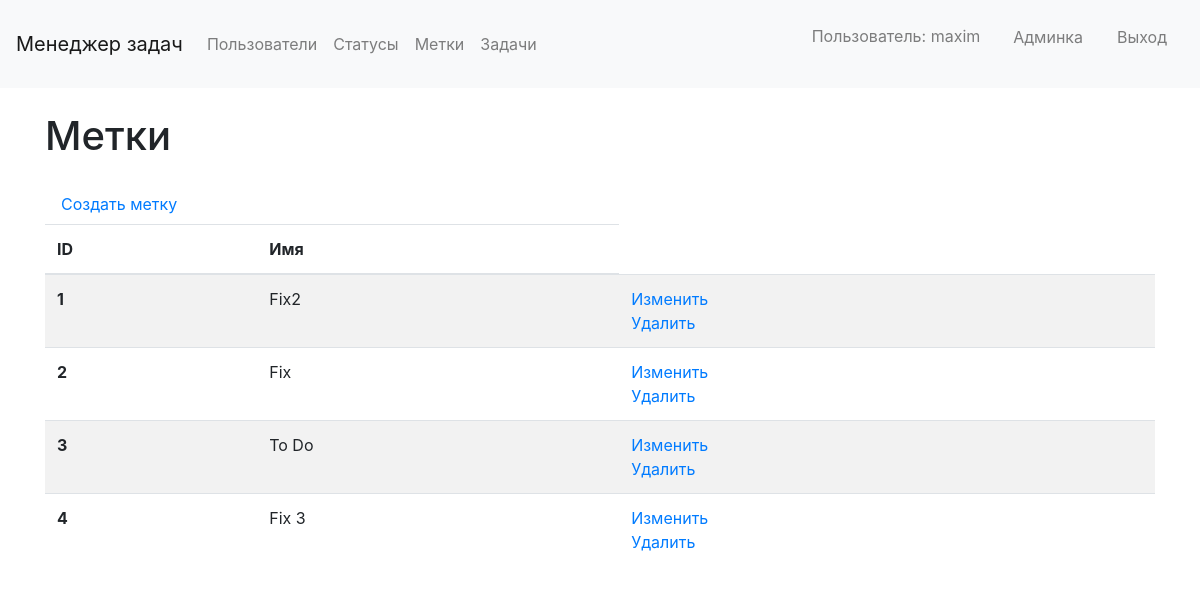
Page /task-manager/tags/ (signed in) on the committed database.
### tasks/models.py (models this page shows, shortened)
class Tag(models.Model):
    title = models.CharField(max_length=50, unique=True)

### tasks/views.py (the view)
# urls.py: path("tags/", views.TagsList.as_view(), name="tags_list_url"),
class TagsList(LoginRequiredMixin, generic.ListView):
    template_name = "tasks/tags_list.html"
    context_object_name = "tags"
    def get_queryset(self):
        return Tag.objects.all()

### tasks/templates/tasks/tags_list.html (shortened to what this page needs)
{% extends 'tasks/base_tasks.html' %}
{% load i18n %}
{% block content %}
<div class="container wrapper flex-grow-1">
    <h1 class="my-4">{% trans 'Tags' %}</h1>
    <a class="nav-link" href="{% url "tasks:tag_create_url" %}">{% trans 'Create tag' %}</a>
    <table class="table table-striped">
        <thead>
            <tr>
                <th scope="col">ID</th>
                <th scope="col">{% trans 'Title' %}</th>
            </tr>
        </thead>
        <tbody>
            {% for tag in tags %}
            <tr>
                <th scope="row">{{ tag.id }}</th>
                <td>{{ tag.title }}</td>
                <td>
                    <a href="{% url 'tasks:tag_update_url' tag.id %}">{% trans 'Edit' %}</a>
                    <br>
                    <a href="{% url 'tasks:tag_delete_url' tag.id %}">{% trans 'Delete' %}</a>
                </td>
            </tr>
            {% endfor %}
        </tbody>
    </table>
</div>
{% endblock %}

### templates/base.html (shortened to what this page needs)
<!DOCTYPE html>
{% load i18n %}
<html lang="en">
<head>
    <link rel="stylesheet" href="https://maxcdn.bootstrapcdn.com/bootstrap/4.5.2/css/bootstrap.min.css">
</head>
<body>
    <nav class="navbar navbar-expand-lg navbar-light bg-light mb-3">
        <a class="navbar-brand" href="/">{% trans 'Task manager' %}</a>
        <div class="collapse navbar-collapse">
            <ul class="navbar-nav mr-auto">
                <li class="nav-item">
                    <a class="nav-link" href="{% url 'tasks:users_list_url' %}">{% trans 'Users' %}</a>
                </li>
                {% if request.user.is_authenticated %}
                <li class="nav-item">
                    <a class="nav-link" href="{% url 'tasks:status_list_url' %}">{% trans 'Status' %}</a>
                </li>
                <li class="nav-item">
                    <a class="nav-link" href="{% url 'tasks:tags_list_url' %}">{% trans 'Tags' %}</a>
                </li>
                <li class="nav-item">
                    <a class="nav-link" href="{% url 'tasks:tasks_list_url' %}">{% trans 'Tasks' %}</a>
                </li>
                {% endif %}
            </ul>
            <ul class="navbar-nav">
                {% if request.user.is_authenticated %}
                <li class="nav-link">
                    <p class="nav-link">{% trans 'User' %}: {{ user.get_username }}</p>
                </li>
                {% if request.user.is_authenticated and request.user.is_staff %}
                <li class="nav-link">
                    <a class="btn nav-link" href="/admin">{% trans 'Admin panel' %}</a>
                </li>
                {% endif %}
                <li class="btn nav-link">
                    <a class="nav-link" href="{% url 'logout' %}">{% trans 'Log out' %}</a>
                </li>
                {% endif %}
            </ul>
        </div>
    </nav>
    <div>
        {% block content %}{% endblock %}
    </div>
</body>
</html>

### rows in the picture
Tag: id "1", title "Fix2"
Tag: id "2", title "Fix"
Tag: id "3", title "To Do"
Tag: id "4", title "Fix 3"

### other values in the picture
{{ user.get_username }} "maxim"
